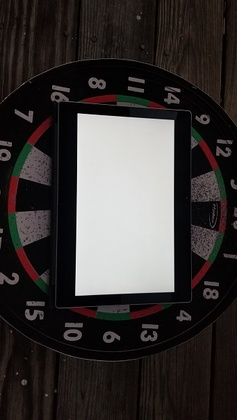
%> input picture test/3.jpg, 237 x 420 px, shrunk from 341 x 605 before the run
$ octave Method1.m   (GNU Octave 9; MATLAB toolbox functions it lacks are replaced by stand-ins)
%> lines starting %> are read from the running program, lines starting %| are printed output that depends on the picture; in (x1, y1, x2, y2) boxes, pixels count from 0 and x2, y2 are one past the last pixel; in counts of white or black regions, pixels touching at a corner belong together; the program's own positions count from 1
### houghtrans.m
function houghtrans(I,image)
%I  = rgb2gray(imread('C:\Users\Phanindra\Desktop\CV project\Resized\18.jpg'));
[H,theta,rho] = hough(I);
figure(5);
imshow(H,[],'XData',theta,'YData',rho,'InitialMagnification','fit');
xlabel('\theta'), ylabel('\rho');
axis on, axis normal, hold on;
colormap(gca,hot);
P  = houghpeaks(H,4,'threshold',ceil(0.3*max(H(:))));
x = theta(P(:,2)); y = rho(P(:,1));
plot(x,y,'s','color','white');
lines = houghlines(I,theta,rho,P,'FillGap',5,'MinLength',7);
%figure, imshow(I), hold on
v=0;
figure(6);
imshow(image);
hold on;
for k = 1:length(lines)
   xy = [lines(k).point1; lines(k).point2];
   %plot(xy(:,1),xy(:,2),'LineWidth',5,'Color','green');

   % Plot beginnings and ends of lines
   %plot(xy(1,1),xy(1,2),'x','LineWidth',2,'Color','yellow');
   %plot(xy(2,1),xy(2,2),'x','LineWidth',2,'Color','red');

   % Determine the endpoints of the longest line segment
   len = norm(lines(k).point1 - lines(k).point2);
   if (len > 45)
      v=v+1;
      xy_long = xy;
      s(:,:,v)=[lines(k).point1;lines(k).point2];
      %disp(lines(k).point1);
      %disp(lines(k).point2);
      plot(xy_long(:,1),xy_long(:,2),'LineWidth',5,'Color','green');
   end
end
disp(s);
vertices(s,image);

### vertices.m
function vertices(s,image)
resx=1920;
resy=1080;
x=zeros(2,2);
y=zeros(2,2);
k=0;
[a,b,~]=size(image);
for i=1:4
    for j=i+1:4
        xx=s(:,:,i);
        yy=s(:,:,j);
        x(:,1)=xx(:,1);
        x(:,2)=yy(:,1);
        y(:,1)=xx(:,2);
        y(:,2)=yy(:,2);
        % Take the differences down each column
        dx = diff(x);
        dy = diff(y);
        % Calculate the denominator
        den = dx(1)*dy(2)-dy(1)*dx(2);
        z = (dx(2)*(y(1)-y(3))-dy(2)*(x(1)-x(3)))/den;
        vx = x(1)+z*dx(1);
        vy = y(1)+z*dy(1);
        if (vx>=0&&vx<b&&vy>=0&&vy<a)
            k=k+1;
%             ver(:,:,k)=[vx,vy];
            ver(:,:,k)=[vy,vx];


        end
    end
end

xmin=min(ver(1,1,:));
xmax=max(ver(1,1,:));
ymin=min(ver(1,2,:));
ymax=max(ver(1,2,:));

%%%%%%%%%%%%%%%%%%%%%%%Mapping

sum_array=[];
index_array_x=[];
% index_array_y=[];
diff_array=[];
for i=1:4

   sum_array=[sum_array,ver(1,1,i)+ver(1,2,i)];
   index_array_x=[index_array_x,i];
   diff_array=[diff_array,ver(1,1,i)-ver(1,2,i)];
end


k=length(sum_array);
max1=max(sum_array);
min1=min(sum_array);

max2=max(diff_array);
min2=min(diff_array);

for i=1:4
    if sum_array(i)== max1
        bottom_right_x=ver(1,1,i);
        bottom_right_y=ver(1,2,i);
    elseif sum_array(i)== min1
         top_left_x=ver(1,1,i);
         top_left_y=ver(1,2,i);
    end

   if diff_array(i)== min2
        top_right_x=ver(1,1,i);
        top_right_y=ver(1,2,i);
   elseif diff_array(i)== max2
         bottom_left_x=ver(1,1,i);
         bottom_left_y=ver(1,2,i);
   end
end

central_x=a/2;
central_y=b/2;

if xmin < central_x && central_x < xmax &&  ymin < central_y && central_y < ymax
    % Begin mapping.....
    pt=[central_x,central_y,0];
    tr=[top_right_x,top_right_y,0];
    tl=[top_left_x,top_left_y,0];
    br=[bottom_right_x,bottom_right_y,0];
    bl=[bottom_left_x,bottom_left_y,0];

    %% Find outperpendicular distance between central pixe and all te sides of quadrilateral
    d1=norm(cross((tr-tl),(pt-tr)))/norm(pt-tl);
    d2=norm(cross((br-bl),(pt-br)))/norm(pt-bl);
    d3=norm(cross((tl-bl),(pt-bl)))/norm(pt-tl);
    d4=norm(cross((tr-br),(pt-tr)))/norm(pt-tr);
    %% As per definition of our transform.. ratio of perpendicular distance before and after transformatio must remain same.
    %% Using this we calculate values of mapped x and y co ordinates.

    ymapped=100*d1/(d1+d2);
    xmapped=100*d3/(d3+d4);
    disp(ymapped);
    disp(xmapped);
else
    %central pixel outside
    disp('miss');
end
    xmapped=xmapped*resx/100
    ymapped=ymapped*resy/100
%disp(ver);
   theta = linspace(0, 2*pi, 50).';
   R=0.5:50:700;
   figure(10);
   plot(resx/2+cos(theta)*R, resy/2+sin(theta)*R);
   hold on;
   plot(xmapped,ymapped, '-gs', 'MarkerSize',10,'MarkerFaceColor','green');
   axis([0 resx  0 resy])
   hold off;
%disp(ver);


### Method1.m
close all;
image=imread('test\3.jpg');
%> image is the input picture: size 420x237x3 uint8; mean R, G, B 58.5, 54.1, 52.9
figure(1);
imshow(image);
imgray=rgb2gray(image);
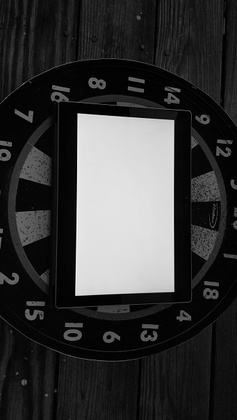
%> imgray: size 420x237 uint8; min 0, max 255, mean 55.3
[m,n]=size(imgray);
%> m = 420; n = 237

% Conversion to binary and thresholding

for i=1:m
    for j=1:n
        if imgray(i,j)<127
            imgray(i,j)=0;
        else
            imgray(i,j)=255;
        end
    end
end
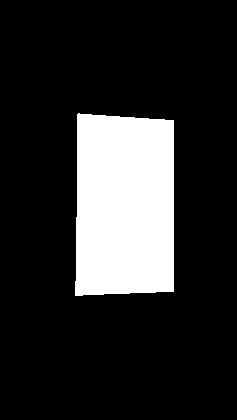
%> imgray: size 420x237 uint8; 17.3% white; 1 white region, box (x1, y1, x2, y2) and area: (75, 113, 174, 296) 17250

figure(2);
imshow(imgray);

%Image opening to fill white crevices

se=strel('square',15);
imgray=imopen(imgray,se);
%> imgray: size 420x237 uint8; 17.3% white; 1 white region, box (x1, y1, x2, y2) and area: (76, 114, 174, 295) 17226
figure(3);
imshow(imgray);

% gauss_fil = fspecial('gaussian');
% imgray1=imfilter(im2double(imgray),gauss_fil);
%[imgray]=edgeGradient(imgray);

imgray=edge(imgray,'canny',[],3);
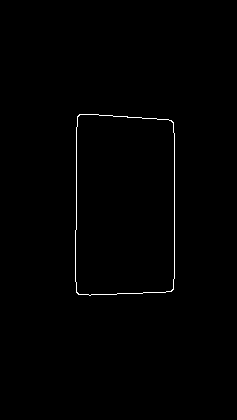
%> imgray: size 420x237 logical; 0.55% white in thin lines or dots, all inside (x1, y1, x2, y2) = (75, 114, 175, 296)
figure(4);
imshow(imgray);
houghtrans(imgray,image);
%> in houghtrans, `[H,theta,rho] = hough(I);`: theta = 180 values from -90 to 89; rho = 963 values from -481 to 481
%> in houghtrans, `P  = houghpeaks(H,4,'threshold',ceil(0.3*max(H(:))));`: P = [656 91; 558 91; 779 179; 372 4]
%> in houghtrans, `x = theta(P(:,2))`: x = [0 0 88 -87]
%> in houghtrans, `y = rho(P(:,1))`: y = [174 76 297 -110]
%> in houghtrans, `plot(x,y,'s','color','white');`:
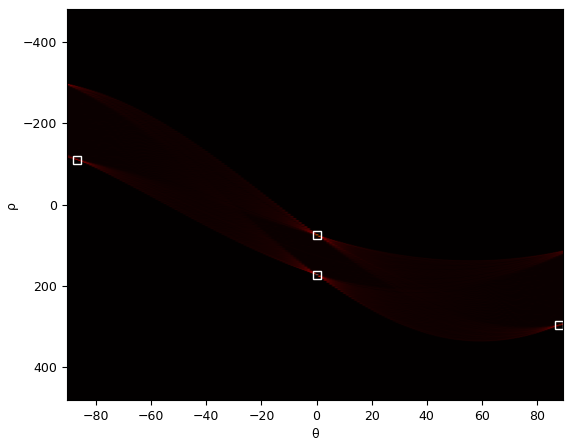
%> figure redrawn from the program's plot data
%> in houghtrans, `lines = houghlines(I,theta,rho,P,'FillGap',5,'MinLength',7);`: lines = 8 lines; point1 to point2 (x, y): (175, 134) to (175, 279), (77, 128) to (77, 230), (128, 118) to (169, 120), (79, 295) to (106, 295), (144, 293) to (163, 293), (118, 294) to (135, 294), (77, 283) to (77, 293), (114, 117) to (122, 117)
%> the loop in houghtrans, `for k = 1:length(lines)` made 8 passes
%> (len, v, xy_long) on passes 1 to 2: (145, 1, [175 134; 175 279]), (102, 2, [77 128; 77 230])
%> (xy, len) on passes 3 to 8: ([77 283; 77 293], 10), ([144 293; 163 293], 19), ([118 294; 135 294], 17), ([79 295; 106 295], 27), ([114 117; 122 117], 8), ([128 118; 169 120], 41.05)
%> after the loop in houghtrans, `for k = 1:length(lines)`:
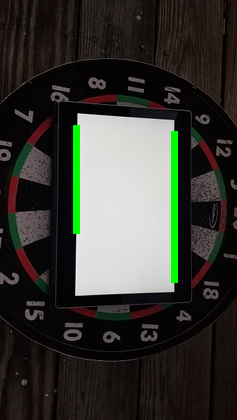
%> figure redrawn from the program's plot data
%| ans(:,:,1) =
%|    175   134
%|    175   279
%| ans(:,:,2) =
%|     77   128
%|     77   230
%> the run ends on the next line

$ run again, with test/2.jpg copied over test/3.jpg
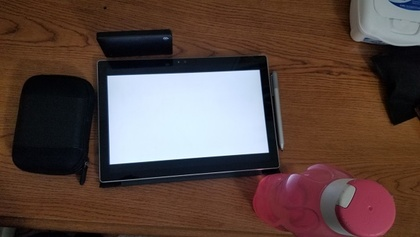
%> input picture test/2.jpg, 420 x 237 px, shrunk from 605 x 341 before the run
%> image is the input picture: size 237x420x3 uint8; mean R, G, B 92.3, 71.9, 65.8
%> after the loop `for i=1:m`:
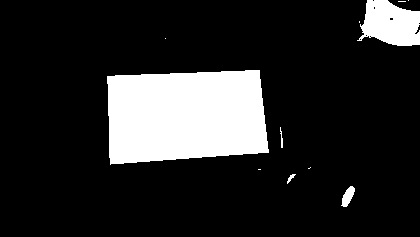
%> imgray: size 237x420 uint8; 15.8% white; 11 white regions (6 under 20 px), largest, box (x1, y1, x2, y2) and area: (107, 70, 269, 165) 13374, (357, 0, 420, 46) 2106, (341, 186, 355, 207) 166, (287, 174, 296, 184) 34, (280, 127, 283, 148) 33
%> theta = 180 values from -90 to 89; rho = 963 values from -481 to 481
%> P = [561 179; 653 177; 588 90; 730 84]
%> x = [88 86 -1 -7]
%> y = [79 171 106 248]
%> lines = 17 lines; longest, point1 to point2 (x, y): (261, 80) to (267, 136), (109, 104) to (110, 160), (160, 74) to (183, 74), (132, 75) to (154, 75), (189, 73) to (209, 73), (218, 72) to (233, 72)
%> the loop in houghtrans, `for k = 1:length(lines)` made 17 passes
%> (len, v, xy_long) on passes 16 to 17: (56.01, 1, [109 104; 110 160]), (56.32, 2, [261 80; 267 136])
%> after the loop in houghtrans, `for k = 1:length(lines)`:
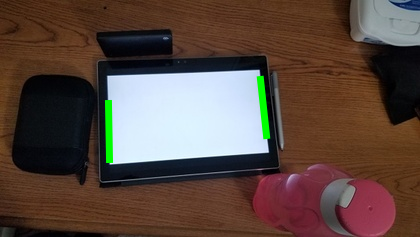
%> figure redrawn from the program's plot data
%| ans(:,:,1) =
%|    109   104
%|    110   160
%| ans(:,:,2) =
%|    261    80
%|    267   136

$ run again, with test/4.jpg copied over test/3.jpg
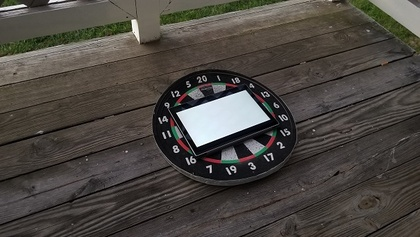
%> input picture test/4.jpg, 420 x 237 px, shrunk from 605 x 341 before the run
%> image is the input picture: size 237x420x3 uint8; mean R, G, B 75.4, 70.8, 65.5
%> after the loop `for i=1:m`:
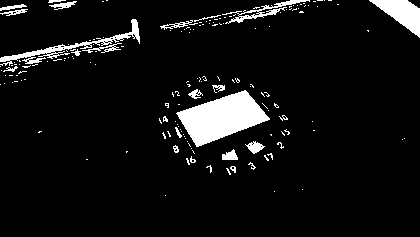
%> imgray: size 237x420 uint8; 6.9% white; 162 white regions (138 under 20 px), largest, box (x1, y1, x2, y2) and area: (176, 90, 270, 147) 2878, (369, 0, 420, 38) 921, (0, 19, 140, 66) 920
%> theta = 180 values from -90 to 89; rho = 963 values from -481 to 481
%> P = [643 163; 690 160; 693 36; 710 39]
%> x = [72 69 -55 -52]
%> y = [161 208 211 228]
%> lines = 3 lines; point1 to point2 (x, y): (260, 124) to (211, 143), (381, 9) to (415, 33), (381, 8) to (413, 33)
%> the loop in houghtrans, `for k = 1:length(lines)` made 3 passes
%> (len, v, xy_long) on pass 1: (52.55, 1, [260 124; 211 143])
%> after the loop in houghtrans, `for k = 1:length(lines)`: s = [260 124; 211 143]
%> after the loop in houghtrans, `for k = 1:length(lines)`:
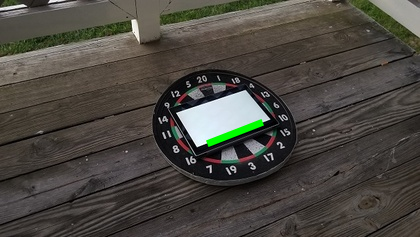
%> figure redrawn from the program's plot data
%|    260   124
%|    211   143
